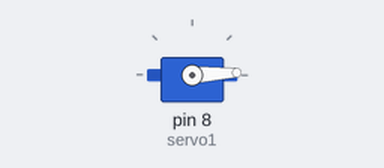
Recording of a sketch running on a simulated Arduino Uno, built with avr-gcc and run on an emulated ATmega328P. Shown: servo.

Above: at 0.05 s.
At 1.3 s:
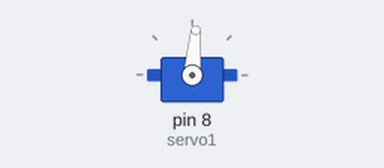
At 2.6 s:
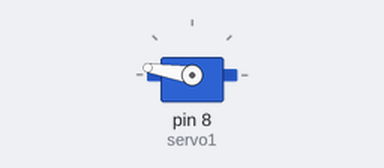
At 5.2 s:
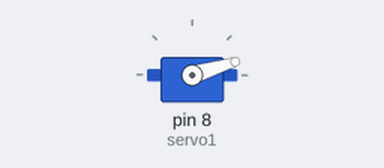
Timing chart, 0 to 7.1 s (numbered marks = the images above):
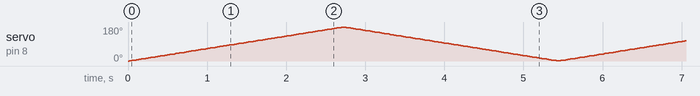

The sketch:

tema7.ino
```cpp
#include <Servo.h>

Servo servo1;

void setup() {
  servo1.attach(8);
}

void loop() {
  for(int pos = 0; pos < 180; pos += 1) {
    servo1.write(pos);
    delay(15);
  }
  for(int pos = 180; pos>=1; pos-=1) {
    servo1.write(pos);
    delay(15);
  }
}
```
